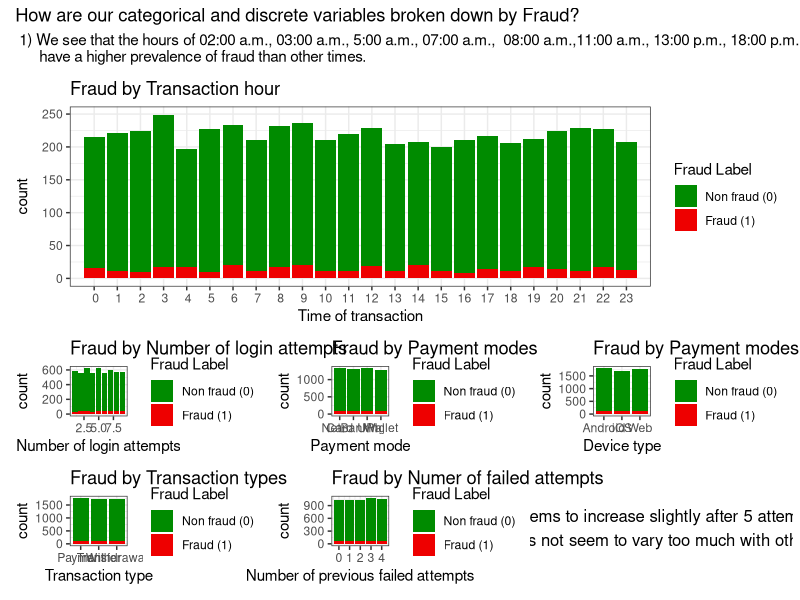

This figure's R source: (Note: this script raises an error after producing the figure.)
#--------------------------------#
#INSTALL NECESSARY PACKAGES ------
#--------------------------------#
#we have packages that handle data importing and visualisations
install.packages("here")    #used for relative file paths
library("here")  
here()                      #file path must be root of folder 
list.files(here("dataset")) #expect to see train_data.csv

install.packages("tidyverse") #visualisation suite 
library("tidyverse")

install.packages("patchwork") #putting together visualisations in EDA
library("patchwork")

#------------------------------------#
#IMPORT AND CLEANING THE DATASET -----
#------------------------------------#

fraud <- read.csv(here("dataset", "train_data.csv"))

fraud$fraud <- factor(fraud$fraud)              #fraud from numeric to factor (categorical)
fraud$is_international <- factor(fraud$is_international)  #is_international from numeric to factor (categorical)
summary(fraud) #our fraud label has been transformed into factor of two levels: 0 no fraud, 1 fraud 

View(fraud) #looking at our data in RStudio 
table(fraud$fraud) #large prevalence of fraud: 6.51% fraud vs 93.48% not fraud
# Now we can start with our visualisations 

#------------------------------------#
#EXPLORATORY DATA ANALYSIS -----------
#------------------------------------#
# Let us create repeatable code for the theme and legend
s1 <- scale_fill_manual(name = "Fraud Label", 
                        values = c("0" = "green4", "1" = "red2"),
                        labels = c("Non fraud (0)", "Fraud (1)"))
s2 <- scale_fill_manual(name = "Fraud Label", 
                        values = c("0" = "green4", "1" = "red2"),
                        labels = c("Non fraud (0)", "Fraud (1)"), guide = "none")
t <- theme_bw()


# Q1 - What is the breakdown of IP Risk Score by fraud label using densities --------------------------------------------
p1 <- ggplot( data = fraud, aes(x = ip_risk_score, 
                          fill = fraud,
                          alpha = fraud)) +
    geom_density() +
    scale_alpha_manual(values = c("0" = 1, "1" = 0.5), guide = "none") +
    geom_vline(xintercept = 0.51, color = "gray2") +
    geom_vline(xintercept = 0.885, colour = "gray2") +
  geom_vline(xintercept = 0.25, color = "gray2") +
  geom_vline(xintercept = 0.48, colour = "gray2") +
  geom_vline(xintercept = 0.09, colour = "red4") +
    labs( title = "Density of IP Risk score by Fraud prevalence",
          x = "Ip risk score",
          y = " Density") +
    t + s1
# This density curve tells us the  probability of finding fraud and non fraud transaction in the relevant ranges (through area under curve).
# Our density curve can be broken down into 5 main regions/ ranges:
# 0.00 - 0.09 - transactions are relatively equal share of fraud and non fraud.
# 0.09 - 0.25 - the density of fraud cases is much larger than that of non fraud.
# 0.25- 0.48 - the density of non fraud cases is much larger than that of  fraud.
# 0.51 - 0.885 - the density of non fraud cases is much larger than that of  fraud.
# 0.885 - 1.00 - fraud cases are marginally more probable. 

# Q2 - How is fraud distributed in  other variables (mainly discrete ) --------------------------------------------
p2 <- ggplot(data = fraud , aes(x = login_attempts_last_24h, fill = fraud))+ 
  geom_bar() + s1 +ggtitle("Fraud by Number of login attempts") +
  labs( x= "Number of login attempts") + t
  scale_x_discrete( limits = c(0: 8)) 
p3 <- ggplot(data = fraud , aes(x = payment_mode, fill = fraud))+
  geom_bar() + s1 + ggtitle("Fraud by Payment modes") +
  labs( x= "Payment mode") + t
p4 <- ggplot(data = fraud , aes(x = device_type, fill = fraud))+
  geom_bar() + s1 + ggtitle("Fraud by Payment modes") +
  labs( x= "Device type") + t
p5 <- ggplot(data = fraud , aes(x = transaction_type, fill = fraud))+
  geom_bar() + s1 + ggtitle("Fraud by Transaction types") +
  labs( x= "Transaction type") + t
p6 <- ggplot(data = fraud , aes(x = transaction_hour, fill = fraud))+
  geom_bar() + s1 + ggtitle("Fraud by Transaction hour") + 
  scale_x_discrete( limits = c(0: 23)) +
  labs( x= "Time of transaction") + t
p7 <- ggplot(data = fraud , aes(x = previous_failed_attempts, fill = fraud))+
  geom_bar() + s1  + ggtitle("Fraud by Numer of failed attempts") +
  labs( x= "Number of previous failed attempts") + t

# creating a patchwork of categorical and discrete numeric variables broken down by fraud
p6/ (p2 + p3 + p4 + p5 + p7 + grid::textGrob("2) Fraud seems to increase slightly after 5 attempted logins\n3) Fraud does not seem to vary too much with other variables ")) +
  plot_annotation(title = "How are our categorical and discrete variables broken down by Fraud?",
                  subtitle = " 1) We see that the hours of 02:00 a.m., 03:00 a.m., 5:00 a.m., 07:00 a.m.,  08:00 a.m.,11:00 a.m., 13:00 p.m., 18:00 p.m., 19:00 p.m., and 21:00 p.m.
      have a higher prevalence of fraud than other times.")

### Q3 - How does transaction amount vary with average transaction in terms of predicting fraud ------------------------
p8 <- ggplot( data = fraud, aes(x = transaction_amount, y = account_age_days, colour = fraud)) + 
  geom_point() +
  labs( title = "Transaction amount vs average transaction amount",
        x = "Transaction amount",
        y = "Account age in days") + scale_colour_manual(name = "Fraud Label", 
                                                       values = c("0" = "green4", "1" = "red2"),
                                                       labels = c("Non fraud (0)", "Fraud (1)")) + t

# There is little relationship between transaction amounts and average age of accounts in days.
# The fraudulent data points are visible in the entire range across the y and x axis. 

# Q4- What proportion of international transactions are fraudulent --------------------------------------------
fraud.international <- fraud %>%              #begin by group our transaction by international or not 
group_by( is_international, fraud) %>% 
  summarise(
    count = n()) 

fraud_0 <-subset(fraud.international, is_international == 0)  #getting the subset of local (0)  transactions
fraud_1 <- subset(fraud.international, is_international == 1) # getting the subset of international (1) transactions   

prop0 <- prop.table(fraud_0$count) #getting proportion 
prop1 <- prop.table(fraud_1$count)

display0 <-  paste0(round(prop0[2],3)*100,"% of transactions are fraud") #getting percentage of international transactions rounded  to 3 s.f
display1 <- paste0(round(prop1[2],3)*100,"% of transactions are fraud")


p9 <- ggplot(data = fraud , aes(x = is_international, fill = fraud))+
  geom_bar()  +
  labs( title = "Proportion of international transactions with fraud",
        x = "Is transaction international?",
        y = "Frequency of transactions") +
  annotate("text",
           x = 1,
           y = 7000,
           label = display0,
           family = "serif", 
           fontface = "bold") +
  annotate("text",
           x = 2.03,
           y = 1500,
           label  = display1,
           family = "serif", 
           fontface = "bold") + t + s1
# Local transactions tend too be more fraudulent than international ones 6.7% vs 4.6%. 

# Q5 - How does location impact fraud ----------------------------------------------------------------
fraud.location <- fraud %>%                   #begin by grouping our transactions by device location into a dataframe 
  group_by( device_location, fraud) %>% 
  summarise(
    count = n()) 

location_b <-subset(fraud.location, device_location == "Bangalore") #get the subset of the dataframe for each location
location_c <-subset(fraud.location, device_location == "Chennai")
location_d <-subset(fraud.location, device_location == "Delhi")
location_h <-subset(fraud.location, device_location == "Hyderabad")
location_m <-subset(fraud.location, device_location == "Mumbai")

prop.b <- prop.table(location_b$count) #get the subset as proportions 
prop.c <- prop.table(location_c$count)
prop.d <- prop.table(location_d$count)
prop.h <- prop.table(location_h$count)
prop.m <- prop.table(location_m$count)


displayb <-  paste0(round(prop.b[2],3)*100,"%  fraud") #get the percentage of fraudulent transactions by location 
displayc <- paste0(round(prop.c[2],3)*100,"%  fraud")
displayd <-  paste0(round(prop.d[2],3)*100,"%  fraud")
displayh <- paste0(round(prop.h[2],3)*100,"%  fraud")
displaym <-  paste0(round(prop.m[2],3)*100,"%  fraud")

ann <- data.frame(                                     #let us create a dataframe for the x and y axis coordinates as well as the font and percentages rounded to 3 s.f
  x =c(1,2,3,4,5),
  y = c(1600, 1500, 1590, 1690, 1500), 
  label = c( displayb, displayc, displayd, displayh, displaym), 
  fontface = rep("bold", times = 5),
  fontfamily = rep("serif", times = 5)
)


p10 <- ggplot(data = fraud , aes(x = device_location , fill = fraud)) +
  geom_bar(width = 0.8) +
geom_text( data = ann,
          aes( x= x,
           y = y, 
           label = label,
           fontface = fontface,
           family = fontfamily),
           inherit.aes = FALSE) +
  labs(
    title = "Distribution of Fraud per location",
    x = "Device locations",
    y = "Number of transactions"
  ) + t + s1

# Hyderabad and Mumbai have a higher prevalence of fraud than other dice locations. 

# Q6 - How does account age in days impact fraud ----------------------------------------------------------------
options(scipen = 100)
p11 <- ggplot(data = fraud , aes(x = account_age_days, fill = fraud, alpha = fraud))+
  geom_density()  +
  labs( title = "Density of fraud by account age in days",
        x = "Account age (days)",
        y = "Density") + s1 +
  scale_alpha_manual(values = c("0" = 1, "1" = 0.5), guide = "none") +
  t +
  geom_vline(xintercept = 1017, color = "gray2") +
  geom_vline(xintercept = 1845, colour = "gray2") 

# Accounts that are between 1017 and 1845 days old have a much higher prevalence of fraud than those outside that age range

#Q7 - what is the distribution of our transaction amounts -------------------------------------------------------------
p12 <- ggplot(data = fraud , aes(x = avg_transaction_amount) )+
  geom_density()  +
  labs( title = "Density of fraud by average transaction amount",
        x = "Average transaction amount (Rupee)",
        y = "Density") + s1 
# Average transaction seem to follow a normal distribution. 
p13 - ggplot(data = fraud , aes(x = transaction_amount))+
  geom_density()  +
  labs( title = "Density of fraud by  transaction amount",
        x = "Transaction amount (Rupee)",
        y = "Density") + s1 
# Transaction seem to follow a normal distribution. 
max_amt <- max(fraud$avg_transaction_amount)
min_amt <- min(fraud$avg_transaction_amount)
amounts_avg <- fraud$avg_transaction_amount
amounts_daily <- fraud$transaction_amount

n <- 5250
sample_quantiles_avg <- amounts_avg/n
sample_quantiles_daily <- amounts_daily/n

uniform_samples <- runif(n, min = min_amt, max = max_amt)
theoretical_quantiles <- 1:n / n+1

qqplot(theoretical_quantiles, sample_quantiles_avg, col = "green4",
    main = "QQ plot of sample quantiles vs uniform quantiles (avg transaction amount)",
    xlab = "theoretical uniform quantiles",
    ylab = "Average transaction sample quantiles")
abline(0,1)

qqplot(theoretical_quantiles, sample_quantiles_daily, col = "pink",
       main = "QQ plot of sample quantiles vs uniform quantiles (transaction amount)",
       xlab = "theoretical uniform quantiles",
       ylab = "Transaction sample quantiles")

abline(0,1)

# Both the average transaction amount and the transaction amount follow a normal distribution 
# Both variables have a wider variance due the greater slope in our qqplots.
